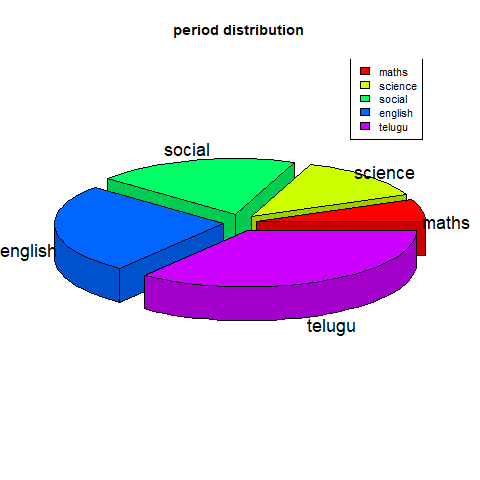

This figure's R source:
library(plotrix)
data<-c(10,20,30,40,55)
labels<-c("maths","science","social","english","telugu")
png(file="piechart4.jpg")

pie3D(data,labels =labels,explode=0.1,main = "period distribution",col = rainbow(length(data)))
legend("topright",c(labels),cex=0.9,fill = rainbow(length(data)))
dev.off()